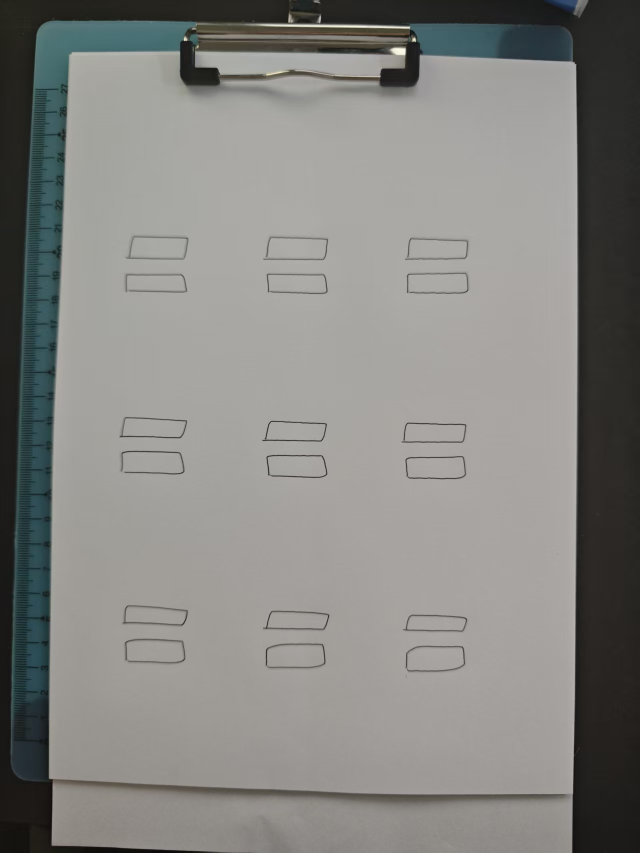
#> input picture docs/diagnostics/V48_CW_CCW_RECT_PHOTO_20260725.png, 1279 x 1706 px (shown at 1/2 size); its folder holds 7 pictures in this run
$ python analyze_v48_cw_ccw_rect_photo.py
#> lines starting #> are read from the running program, lines starting #| are printed output that depends on the picture; after the words box and inside, x2 and y2 are one past the last pixel; in counts of white or black regions, pixels touching at a corner belong together
### tools/analyze_v47_3x3_rect_photo.py
#!/usr/bin/env python3
"""Measure the nine V47 rectangles from one perspective photo."""

from __future__ import annotations

import json
import math
from pathlib import Path

import cv2
import numpy as np


ROOT = Path(__file__).resolve().parents[1]
PHOTO = ROOT / "docs" / "diagnostics" / "V47_3X3_RECT_PHOTO_20260725.jpg"
OUTPUT_JSON = (
    ROOT / "docs" / "diagnostics" / "V47_3X3_RECT_PHOTO_ANALYSIS.json"
)
OUTPUT_RECTIFIED = (
    ROOT / "docs" / "diagnostics" / "V47_3X3_RECT_RECTIFIED.png"
)
OUTPUT_ANNOTATED = (
    ROOT / "docs" / "diagnostics" / "V47_3X3_RECT_ANALYZED.png"
)

PX_PER_MM = 5.0
WARP_WIDTH = round(210.0 * PX_PER_MM)
WARP_HEIGHT = round(297.0 * PX_PER_MM)

# The transparent ruler hides most of the right paper edge.  These four
# endpoints are the visible A4 boundary intersections in this photo.
PHOTO_PAGE_CORNERS = np.float32(
    [
        [105.0, 166.0],
        [1052.0, 166.0],
        [1024.0, 1564.0],
        [81.0, 1564.0],
    ]
)
WARP_PAGE_CORNERS = np.float32(
    [
        [0.0, 0.0],
        [WARP_WIDTH - 1.0, 0.0],
        [WARP_WIDTH - 1.0, WARP_HEIGHT - 1.0],
        [0.0, WARP_HEIGHT - 1.0],
    ]
)

COLUMNS = (("LEFT", 50.0), ("CENTER", 105.0), ("RIGHT", 160.0))
ROWS = (("TOP", 205.0), ("MIDDLE", 130.0), ("BOTTOM", 55.0))
RECT_WIDTH_MM = 30.0
RECT_HEIGHT_MM = 20.0


def expected_pixel(point_mm: tuple[float, float]) -> tuple[float, float]:
    return point_mm[0] * PX_PER_MM, (297.0 - point_mm[1]) * PX_PER_MM


def robust_polyfit(
    independent: np.ndarray,
    dependent: np.ndarray,
) -> tuple[np.ndarray, np.ndarray]:
    keep = np.ones(len(independent), dtype=bool)
    for _ in range(4):
        coefficients = np.polyfit(independent[keep], dependent[keep], 1)
        residual = dependent - np.polyval(coefficients, independent)
        center = np.median(residual[keep])
        deviation = np.median(np.abs(residual[keep] - center))
        limit = max(2.0, 3.5 * 1.4826 * deviation)
        keep = np.abs(residual - center) <= limit
    return coefficients, keep


def make_ink_mask(gray: np.ndarray) -> np.ndarray:
    """Find thin pen strokes while rejecting slow paper/lighting gradients."""
    background = cv2.GaussianBlur(gray, (0, 0), 11.0)
    contrast = background.astype(np.int16) - gray.astype(np.int16)
    return np.logical_and(contrast >= 5, gray <= 205)


def strongest_projection_peak(
    projection: np.ndarray,
    start: int,
    stop: int,
) -> float:
    values = projection[start:stop]
    if len(values) == 0:
        raise AssertionError("empty projection search range")
    peak = start + int(np.argmax(values))
    lo = max(start, peak - 2)
    hi = min(stop, peak + 3)
    weights = projection[lo:hi].astype(np.float64)
    if float(np.sum(weights)) <= 0.0:
        raise AssertionError("no ink in projection search range")
    coordinates = np.arange(lo, hi, dtype=np.float64)
    return float(np.sum(coordinates * weights) / np.sum(weights))


# [35 lines left out: function locate_rectangle, not called in this run]


def trace_horizontal(
    ink: np.ndarray,
    left_x: float,
    right_x: float,
    expected_y: float,
) -> np.ndarray:
    # Trim corners so the vertical strokes cannot be selected.  This also
    # excludes the bottom-row travel/connection line outside each rectangle.
    x0 = round(left_x + 8.0)
    x1 = round(right_x - 8.0)
    band = 14
    y0 = max(0, round(expected_y - band))
    y1 = min(ink.shape[0], round(expected_y + band + 1))
    local = ink[y0:y1, x0 : x1 + 1]
    points = []
    for column, x in enumerate(range(x0, x1 + 1)):
        values = local[:, column]
        candidates = np.flatnonzero(values)
        if len(candidates) == 0:
            continue
        y_candidates = y0 + candidates
        closest = int(
            y_candidates[np.argmin(np.abs(y_candidates - expected_y))]
        )
        points.append((float(x), float(closest)))
    result = np.asarray(points, dtype=np.float64)
    if len(result) < 50:
        raise AssertionError(
            "not enough horizontal edge pixels "
            f"left_x={left_x:.1f} right_x={right_x:.1f} "
            f"expected_y={expected_y:.1f} count={len(result)}"
        )
    _, keep = robust_polyfit(result[:, 0], result[:, 1])
    return result[keep]


def trace_vertical(
    ink: np.ndarray,
    expected_x: float,
    top_y: float,
    bottom_y: float,
    min_points: int = 35,
) -> np.ndarray:
    y0 = round(top_y + 8.0)
    y1 = round(bottom_y - 8.0)
    band = 14
    x0 = max(0, round(expected_x - band))
    x1 = min(ink.shape[1], round(expected_x + band + 1))
    local = ink[y0 : y1 + 1, x0:x1]
    points = []
    for row, y in enumerate(range(y0, y1 + 1)):
        values = local[row, :]
        candidates = np.flatnonzero(values)
        if len(candidates) == 0:
            continue
        x_candidates = x0 + candidates
        closest = int(
            x_candidates[np.argmin(np.abs(x_candidates - expected_x))]
        )
        points.append((float(closest), float(y)))
    result = np.asarray(points, dtype=np.float64)
    if len(result) < min_points:
        raise AssertionError(
            "not enough vertical edge pixels "
            f"expected_x={expected_x:.1f} top_y={top_y:.1f} "
            f"bottom_y={bottom_y:.1f} count={len(result)}"
        )
    _, keep = robust_polyfit(result[:, 1], result[:, 0])
    return result[keep]


# [4 lines left out: function transform_points, not called in this run]


def line_fit(
    points: np.ndarray,
    horizontal: bool,
) -> tuple[np.ndarray, float, float]:
    if horizontal:
        independent = points[:, 0]
        dependent = points[:, 1]
    else:
        independent = points[:, 1]
        dependent = points[:, 0]
    coefficients, keep = robust_polyfit(independent, dependent)
    residual = dependent[keep] - np.polyval(
        coefficients, independent[keep]
    )
    return (
        coefficients,
        float(np.percentile(np.abs(residual), 95.0) / PX_PER_MM),
        float(np.max(np.abs(residual)) / PX_PER_MM),
    )


def intersection(
    horizontal: np.ndarray,
    vertical: np.ndarray,
) -> np.ndarray:
    # y = a*x + b; x = c*y + d
    a, b = horizontal
    c, d = vertical
    denominator = 1.0 - a * c
    y = (a * d + b) / denominator
    x = c * y + d
    return np.asarray((x, y), dtype=np.float64)


def measure_rectangle(
    traces: dict[str, np.ndarray],
) -> tuple[dict, dict[str, np.ndarray]]:
    top_fit, top_curve95, top_curve_max = line_fit(
        traces["top"], horizontal=True
    )
    bottom_fit, bottom_curve95, bottom_curve_max = line_fit(
        traces["bottom"], horizontal=True
    )
    left_fit, left_curve95, left_curve_max = line_fit(
        traces["left"], horizontal=False
    )
    right_fit, right_curve95, right_curve_max = line_fit(
        traces["right"], horizontal=False
    )
    corners = {
        "top_left": intersection(top_fit, left_fit),
        "top_right": intersection(top_fit, right_fit),
        "bottom_right": intersection(bottom_fit, right_fit),
        "bottom_left": intersection(bottom_fit, left_fit),
    }
    width_top = np.linalg.norm(corners["top_right"] - corners["top_left"])
    width_bottom = np.linalg.norm(
        corners["bottom_right"] - corners["bottom_left"]
    )
    height_left = np.linalg.norm(
        corners["bottom_left"] - corners["top_left"]
    )
    height_right = np.linalg.norm(
        corners["bottom_right"] - corners["top_right"]
    )
    horizontal_angle = math.degrees(
        math.atan((top_fit[0] + bottom_fit[0]) / 2.0)
    )
    vertical_angle = math.degrees(
        math.atan((left_fit[0] + right_fit[0]) / 2.0)
    )
    orthogonality_error = abs(horizontal_angle + vertical_angle)
    curve95 = {
        "top": top_curve95,
        "right": right_curve95,
        "bottom": bottom_curve95,
        "left": left_curve95,
    }
    curve_max = {
        "top": top_curve_max,
        "right": right_curve_max,
        "bottom": bottom_curve_max,
        "left": left_curve_max,
    }
    result = {
        "width_top_mm": float(width_top / PX_PER_MM),
        "width_bottom_mm": float(width_bottom / PX_PER_MM),
        "width_mean_mm": float((width_top + width_bottom) / 2.0 / PX_PER_MM),
        "height_left_mm": float(height_left / PX_PER_MM),
        "height_right_mm": float(height_right / PX_PER_MM),
        "height_mean_mm": float(
            (height_left + height_right) / 2.0 / PX_PER_MM
        ),
        "horizontal_angle_deg": horizontal_angle,
        "vertical_shear_deg": vertical_angle,
        "orthogonality_error_deg": orthogonality_error,
        "edge_curve95_mm": curve95,
        "edge_curve_max_mm": curve_max,
        "edge_curve95_worst_mm": max(curve95.values()),
        "edge_curve_max_worst_mm": max(curve_max.values()),
        "corners_rectified_px": {
            name: [float(value) for value in point]
            for name, point in corners.items()
        },
    }
    fits = {
        "top": top_fit,
        "bottom": bottom_fit,
        "left": left_fit,
        "right": right_fit,
    }
    return result, fits


# [190 lines left out: function main, not called in this run]


# [2 lines that do not run on import are left out]

### tools/analyze_v48_cw_ccw_rect_photo.py
#!/usr/bin/env python3
"""Measure the V48 CW/CCW rectangle pairs from one A4 photo."""

from __future__ import annotations

import json
from pathlib import Path

import cv2
import numpy as np

from analyze_v47_3x3_rect_photo import (
    PX_PER_MM,
    WARP_HEIGHT,
    WARP_PAGE_CORNERS,
    WARP_WIDTH,
    expected_pixel,
    make_ink_mask,
    measure_rectangle,
    strongest_projection_peak,
    trace_horizontal,
    trace_vertical,
)


ROOT = Path(__file__).resolve().parents[1]
PHOTO = (
    ROOT
    / "docs"
    / "diagnostics"
    / "V48_CW_CCW_RECT_PHOTO_20260725.png"
)
OUTPUT_JSON = (
    ROOT / "docs" / "diagnostics" / "V48_CW_CCW_RECT_PHOTO_ANALYSIS.json"
)
OUTPUT_RECTIFIED = (
    ROOT / "docs" / "diagnostics" / "V48_CW_CCW_RECT_RECTIFIED.png"
)
OUTPUT_ANNOTATED = (
    ROOT / "docs" / "diagnostics" / "V48_CW_CCW_RECT_ANALYZED.png"
)

# Main-sheet corners in the submitted PNG.  The lower white strip belongs to
# the sheet underneath and is intentionally excluded.
PHOTO_PAGE_CORNERS = np.float32(
    [
        [138.0, 105.0],
        [1152.0, 124.0],
        [1144.0, 1591.0],
        [98.0, 1558.0],
    ]
)

COLUMNS = (("LEFT", 50.0), ("CENTER", 105.0), ("RIGHT", 160.0))
ROWS = (("TOP", 205.0), ("MIDDLE", 130.0), ("BOTTOM", 55.0))
RECT_WIDTH_MM = 24.0
RECT_HEIGHT_MM = 8.0
PAIR_OFFSET_Y_MM = 7.0


def projection_peaks(
    projection: np.ndarray,
    count: int,
    minimum_separation: int,
) -> list[float]:
    smoothed = np.convolve(
        projection.astype(np.float64),
        np.asarray([0.2, 0.6, 0.2]),
        mode="same",
    )
    candidates = []
    work = smoothed.copy()
    for _ in range(count):
        peak = int(np.argmax(work))
        if work[peak] <= 0.0:
            raise AssertionError("not enough projection peaks")
        lo = max(0, peak - 2)
        hi = min(len(projection), peak + 3)
        weights = projection[lo:hi].astype(np.float64)
        coordinates = np.arange(lo, hi, dtype=np.float64)
        if float(np.sum(weights)) <= 0.0:
            value = float(peak)
        else:
            value = float(
                np.sum(coordinates * weights) / np.sum(weights)
            )
        candidates.append(value)
        suppress_lo = max(0, peak - minimum_separation)
        suppress_hi = min(len(work), peak + minimum_separation + 1)
        work[suppress_lo:suppress_hi] = 0.0
    return sorted(candidates)


def locate_pair(
    ink: np.ndarray,
    expected_center_x: float,
    expected_zone_y: float,
) -> dict[str, dict[str, float]]:
    # The stale V5 map shifts the left-column shapes by more than 10 mm.
    half_width = round(28.0 * PX_PER_MM)
    half_height = round(20.0 * PX_PER_MM)
    x0 = max(0, round(expected_center_x - half_width))
    x1 = min(ink.shape[1], round(expected_center_x + half_width))
    y0 = max(0, round(expected_zone_y - half_height))
    y1 = min(ink.shape[0], round(expected_zone_y + half_height))
    roi = ink[y0:y1, x0:x1]
    horizontal_edges = [
        y0 + value
        for value in projection_peaks(
            roi.sum(axis=1), count=4, minimum_separation=12
        )
    ]
    rectangles = {
        "CCW": {
            "top": horizontal_edges[0],
            "bottom": horizontal_edges[1],
        },
        "CW": {
            "top": horizontal_edges[2],
            "bottom": horizontal_edges[3],
        },
    }
    split_x = max(1, min(x1 - x0 - 1, round(expected_center_x) - x0))
    for edges in rectangles.values():
        top = round(edges["top"] + 6.0)
        bottom = round(edges["bottom"] - 6.0)
        vertical_projection = ink[top:bottom, x0:x1].sum(axis=0)
        edges["left"] = x0 + strongest_projection_peak(
            vertical_projection, 0, split_x
        )
        edges["right"] = x0 + strongest_projection_peak(
            vertical_projection, split_x, x1 - x0
        )
    return rectangles


def motion_direction(rectangle_direction: str, side: str) -> str:
    if rectangle_direction == "CCW":
        return {
            "bottom": "+X",
            "right": "+Y",
            "top": "-X",
            "left": "-Y",
        }[side]
    return {
        "left": "+Y",
        "top": "+X",
        "right": "-Y",
        "bottom": "-X",
    }[side]


def main() -> None:
    image = cv2.imread(str(PHOTO))
#> image is the input picture: shape (1706, 1279, 3); mean B, G, R 129.6, 133, 133.3
    if image is None:
        raise FileNotFoundError(PHOTO)
    page_transform = cv2.getPerspectiveTransform(
        PHOTO_PAGE_CORNERS, WARP_PAGE_CORNERS
    )
    rectified = cv2.warpPerspective(
        image, page_transform, (WARP_WIDTH, WARP_HEIGHT)
    )
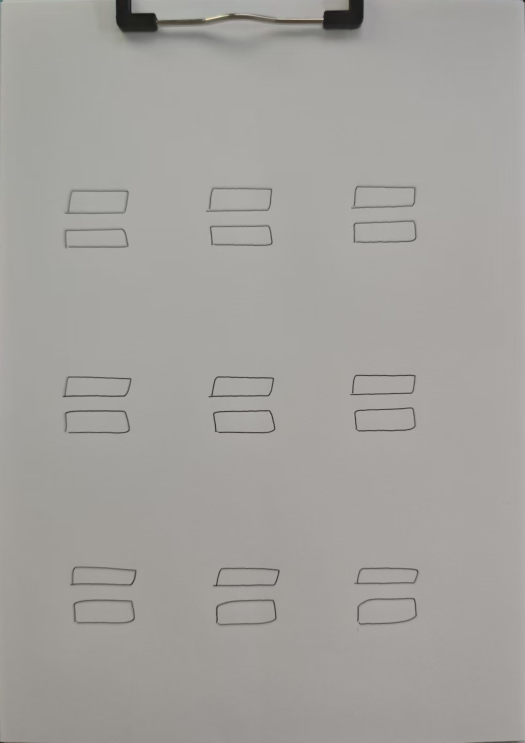
#> rectified: shape (1485, 1050, 3) (shown at 1/2 size); mean B, G, R 157.5, 161.4, 163.5
    cv2.imwrite(str(OUTPUT_RECTIFIED), rectified)
    gray = cv2.cvtColor(rectified, cv2.COLOR_BGR2GRAY)
    ink = make_ink_mask(gray)
#> in make_ink_mask, `background = cv2.GaussianBlur(gray, (0, 0), 11.0)`:
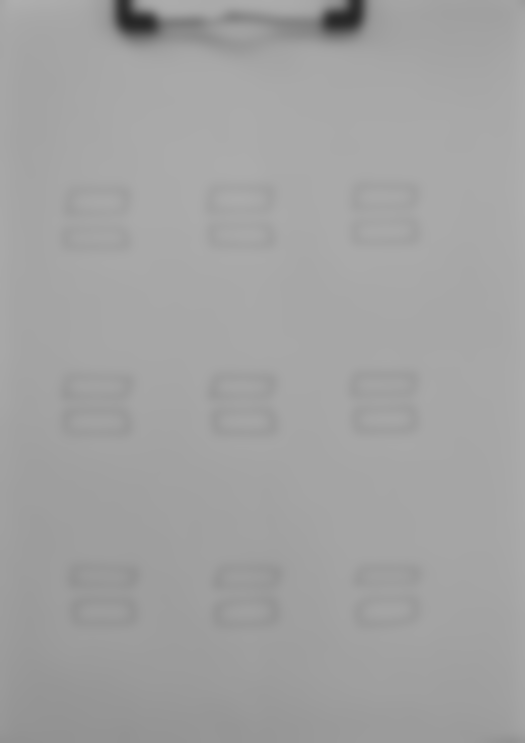
#> background: shape (1485, 1050) (shown at 1/2 size); min 39, max 174, mean 161.6
#> in make_ink_mask, `contrast = background.astype(np.int16) - gray.astype(np.int16)`:
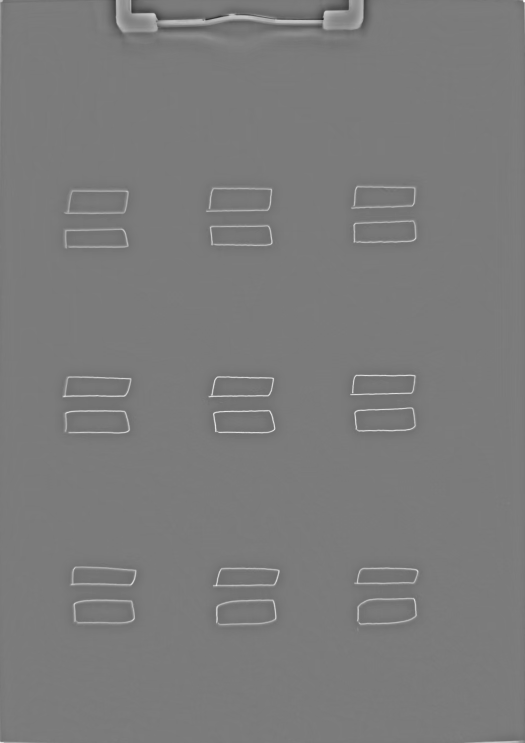
#> contrast: shape (1485, 1050) int16 (shown at 1/2 size); min -117, max 125, mean 0; drawn with min black and max white
#> in make_ink_mask, `return np.logical_and(contrast >= 5, gray <= 205)`:
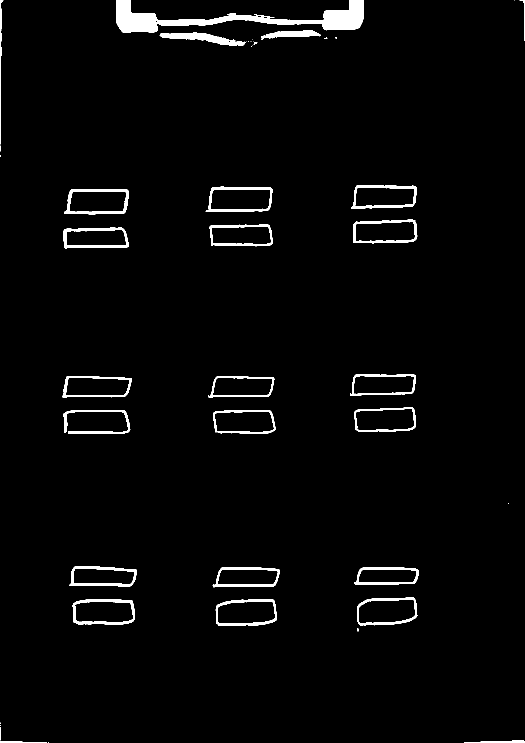
#> returned value: shape (1485, 1050) bool (shown at 1/2 size); 2.6% white; 46 white regions (18 under 20 px), largest, box (x1, y1, x2, y2) and area: (232, 0, 727, 66) 10716, (319, 65, 492, 92) 1952, (128, 378, 258, 429) 1702

    records = []
    annotated = rectified.copy()
    colors = {
        "CCW": (220, 80, 30),
        "CW": (30, 60, 220),
    }
    index = 0
    for row_name, center_y_mm in ROWS:
        for column_name, center_x_mm in COLUMNS:
            center_x, zone_y = expected_pixel(
                (center_x_mm, center_y_mm)
            )
            located = locate_pair(ink, center_x, zone_y)
            for direction in ("CCW", "CW"):
                index += 1
                edges = located[direction]
                traces = {
                    "top": trace_horizontal(
                        ink,
                        edges["left"],
                        edges["right"],
                        edges["top"],
                    ),
                    "bottom": trace_horizontal(
                        ink,
                        edges["left"],
                        edges["right"],
                        edges["bottom"],
                    ),
                    "left": trace_vertical(
                        ink,
                        edges["left"],
                        edges["top"],
                        edges["bottom"],
                        min_points=10,
                    ),
                    "right": trace_vertical(
                        ink,
                        edges["right"],
                        edges["top"],
                        edges["bottom"],
                        min_points=10,
                    ),
                }
                measurement, _ = measure_rectangle(traces)
                expected_center_y_mm = (
                    center_y_mm + PAIR_OFFSET_Y_MM
                    if direction == "CCW"
                    else center_y_mm - PAIR_OFFSET_Y_MM
                )
                measurement.update(
                    {
                        "index": index,
                        "zone": f"{row_name}_{column_name}",
                        "row": row_name,
                        "column": column_name,
                        "direction": direction,
                        "center_paper_mm": [
                            center_x_mm,
                            expected_center_y_mm,
                        ],
                        "located_edges_rectified_px": edges,
                    }
                )
                records.append(measurement)
                for points in traces.values():
                    for point in points[::3]:
                        cv2.circle(
                            annotated,
                            (round(point[0]), round(point[1])),
                            1,
                            colors[direction],
                            -1,
                        )
#> this loop made 3 passes
#> pass 1, in locate_pair, `roi = ink[y0:y1, x0:x1]`:
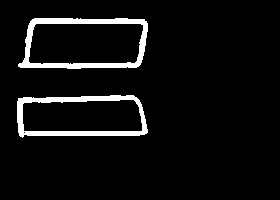
#> roi: shape (200, 280) bool; 5.8% white; 2 white regions, box (x1, y1, x2, y2) and area: (18, 18, 148, 69) 1702, (17, 95, 148, 138) 1566
#> pass 1, in trace_horizontal, `local = ink[y0:y1, x0 : x1 + 1]`:
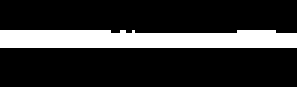
#> local: shape (29, 99) bool (shown 3 times larger); 19.1% white; 1 white region, box (x1, y1, x2, y2) and area: (0, 10, 99, 16) 548
#> after the loop, index = 18; records = 18 items
#> (the rest of the program and of its run is left out)
